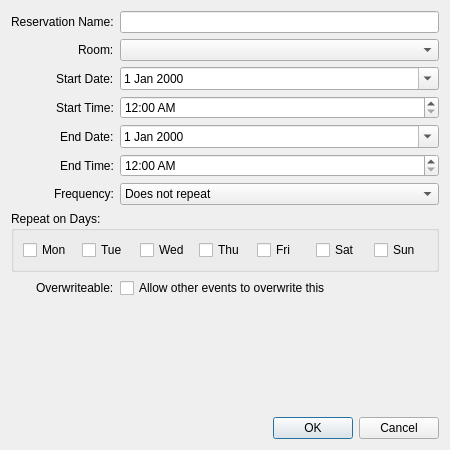
<?xml version="1.0" encoding="UTF-8"?>
<ui version="4.0">
 <class>EditDialog</class>
 <widget class="QDialog" name="EditDialog">
  <property name="geometry">
   <rect>
    <x>0</x>
    <y>0</y>
    <width>450</width>
    <height>450</height>
   </rect>
  </property>
  <property name="windowTitle">
   <string>Edit Reservation</string>
  </property>
  <layout class="QVBoxLayout" name="verticalLayout">
   <item>
    <layout class="QFormLayout" name="formLayout">
     <property name="fieldGrowthPolicy">
      <enum>QFormLayout::AllNonFixedFieldsGrow</enum>
     </property>
     <property name="labelAlignment">
      <set>Qt::AlignRight|Qt::AlignTrailing|Qt::AlignVCenter</set>
     </property>
     <item row="0" column="0">
      <widget class="QLabel" name="label_name">
       <property name="text"><string>Reservation Name:</string></property>
      </widget>
     </item>
     <item row="0" column="1">
      <widget class="QLineEdit" name="resNameEdit"/>
     </item>
     <item row="1" column="0">
      <widget class="QLabel" name="label_room">
       <property name="text"><string>Room:</string></property>
      </widget>
     </item>
     <item row="1" column="1">
      <widget class="QComboBox" name="roomCombo"/>
     </item>
     <item row="2" column="0">
      <widget class="QLabel" name="label_startDate">
       <property name="text"><string>Start Date:</string></property>
      </widget>
     </item>
     <item row="2" column="1">
      <widget class="QDateEdit" name="startDateEdit">
       <property name="calendarPopup"><bool>true</bool></property>
      </widget>
     </item>
     
     <item row="3" column="0">
      <widget class="QLabel" name="label_startTime">
       <property name="text"><string>Start Time:</string></property>
      </widget>
     </item>
     <item row="3" column="1">
      <widget class="QTimeEdit" name="startTimeEdit">
       <property name="displayFormat">
        <string>hh:mm AP</string>
       </property>
      </widget>
     </item>
     <item row="4" column="0">
      <widget class="QLabel" name="label_endDate">
       <property name="text"><string>End Date:</string></property>
      </widget>
     </item>
     <item row="4" column="1">
      <widget class="QDateEdit" name="endDateEdit">
       <property name="calendarPopup"><bool>true</bool></property>
      </widget>
     </item>

     <item row="5" column="0">
      <widget class="QLabel" name="label_endTime">
       <property name="text"><string>End Time:</string></property>
      </widget>
     </item>
     <item row="5" column="1">
      <widget class="QTimeEdit" name="endTimeEdit">
       <property name="displayFormat">
        <string>hh:mm AP</string>
       </property>
      </widget>
     </item>
     <item row="6" column="0">
      <widget class="QLabel" name="label_frequency">
       <property name="text"><string>Frequency:</string></property>
      </widget>
     </item>
     <item row="6" column="1">
      <widget class="QComboBox" name="frequencyCombo">
       <item><property name="text"><string>Does not repeat</string></property></item>
       <item><property name="text"><string>Everyday</string></property></item>
       <item><property name="text"><string>Every Week</string></property></item>
       <item><property name="text"><string>Every Month</string></property></item>
       <item><property name="text"><string>Every Year</string></property></item>
      </widget>
     </item>
     <item row="7" column="0" colspan="2">
      <widget class="QGroupBox" name="weekdayGroupBox">
       <property name="title">
        <string>Repeat on Days:</string>
       </property>
       <layout class="QHBoxLayout" name="weekdayLayout">
        <item><widget class="QCheckBox" name="chkMon"><property name="text"><string>Mon</string></property></widget></item>
        <item><widget class="QCheckBox" name="chkTue"><property name="text"><string>Tue</string></property></widget></item>
        <item><widget class="QCheckBox" name="chkWed"><property name="text"><string>Wed</string></property></widget></item>
        <item><widget class="QCheckBox" name="chkThu"><property name="text"><string>Thu</string></property></widget></item>
        <item><widget class="QCheckBox" name="chkFri"><property name="text"><string>Fri</string></property></widget></item>
        <item><widget class="QCheckBox" name="chkSat"><property name="text"><string>Sat</string></property></widget></item>
        <item><widget class="QCheckBox" name="chkSun"><property name="text"><string>Sun</string></property></widget></item>
       </layout>
      </widget>
     </item>
     <item row="8" column="0">
      <widget class="QLabel" name="label_overwriteable">
       <property name="text"><string>Overwriteable:</string></property>
      </widget>
     </item>
     <item row="8" column="1">
      <widget class="QCheckBox" name="overwriteableCheckBox">
       <property name="text"><string>Allow other events to overwrite this</string></property>
      </widget>
     </item>
    </layout>
   </item>
   <item>
    <spacer name="verticalSpacer">
     <property name="orientation"><enum>Qt::Vertical</enum></property>
     <property name="sizeHint" stdset="0"><size><width>20</width><height>40</height></size></property>
    </spacer>
   </item>
   <item>
    <widget class="QDialogButtonBox" name="buttonBox">
     <property name="orientation"><enum>Qt::Horizontal</enum></property>
     <property name="standardButtons"><set>QDialogButtonBox::Cancel|QDialogButtonBox::Ok</set></property>
    </widget>
   </item>
  </layout>
 </widget>
 <resources/>
 <connections>
  <connection>
   <sender>buttonBox</sender>
   <signal>accepted()</signal>
   <receiver>EditDialog</receiver>
   <slot>accept()</slot>
   <hints><hint type="sourcelabel"><x>248</x><y>254</y></hint><hint type="destinationlabel"><x>157</x><y>274</y></hint></hints>
  </connection>
  <connection>
   <sender>buttonBox</sender>
   <signal>rejected()</signal>
   <receiver>EditDialog</receiver>
   <slot>reject()</slot>
   <hints><hint type="sourcelabel"><x>316</x><y>260</y></hint><hint type="destinationlabel"><x>286</x><y>274</y></hint></hints>
  </connection>
 </connections>
</ui>
